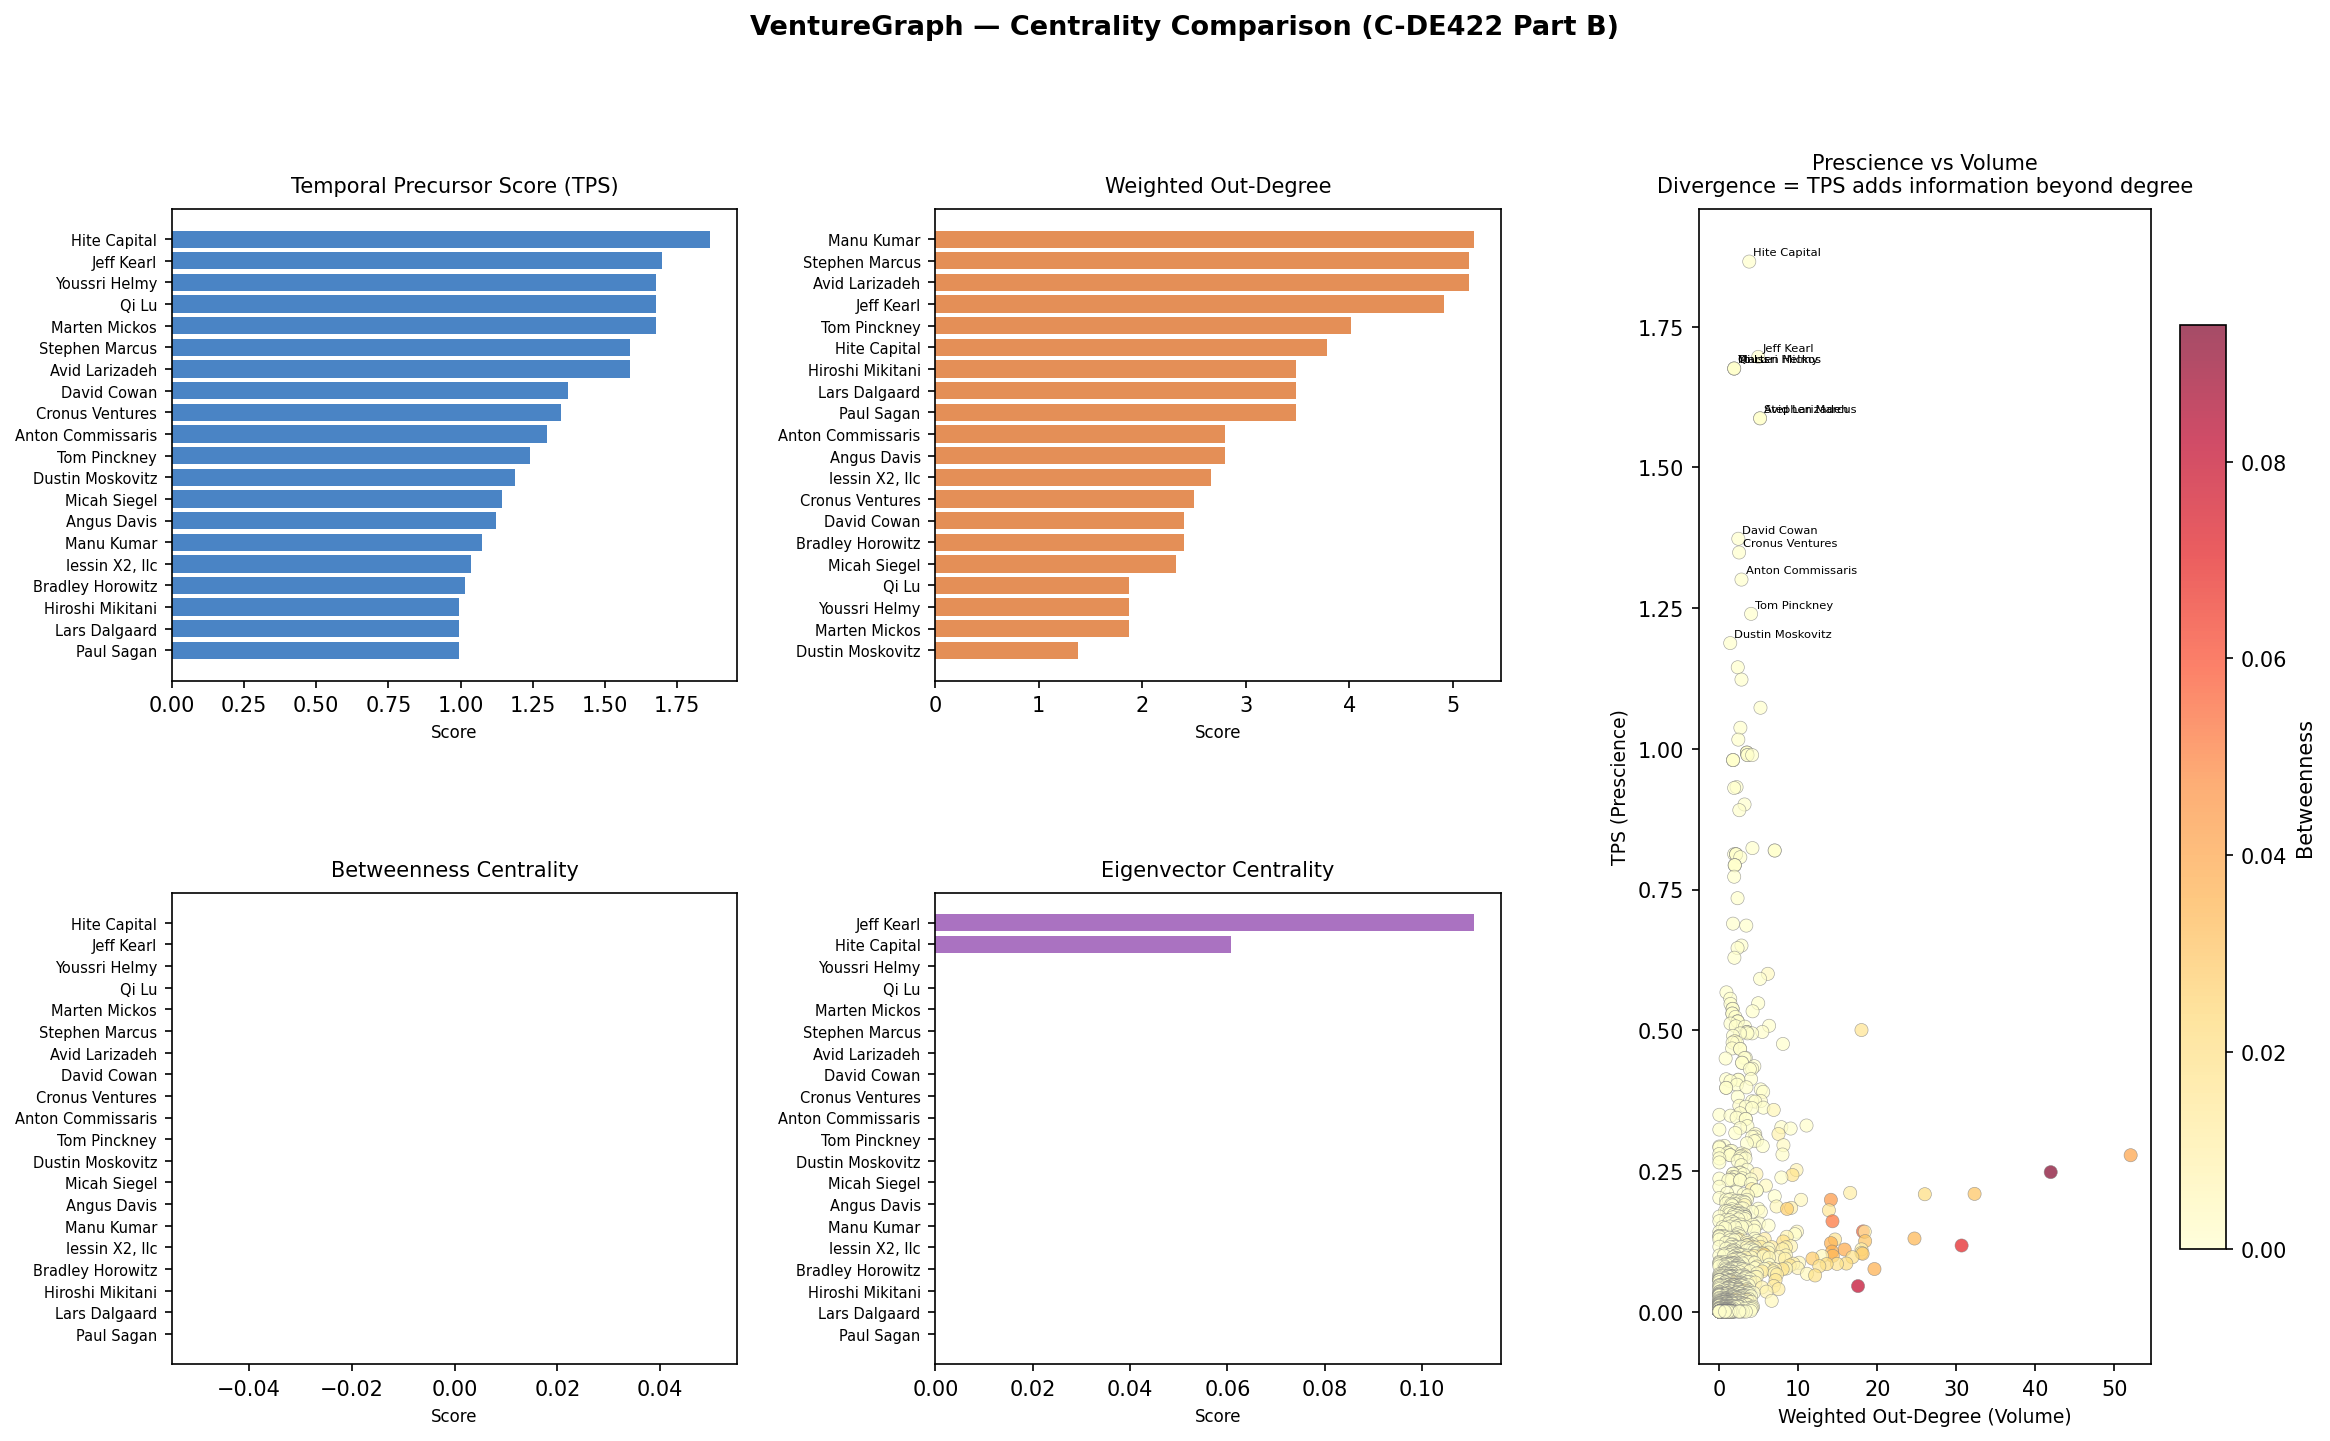

Generate this figure with Python:
"""
VentureGraph — Centrality Comparison (C-DE422 Part B)
======================================================
centrality_comparison.py

Compares TPS against standard graph centrality measures for top-5 investors:
    - Degree Centrality (in + out)
    - Betweenness Centrality
    - Eigenvector Centrality (approximated on directed graph)
    - Temporal Precursor Score (TPS) — novel contribution

The divergence between TPS ranking and standard centrality rankings is the
core empirical argument of the paper: prominence ≠ prescience.

Run: python centrality_comparison.py
"""

import warnings
warnings.filterwarnings("ignore")

import networkx as nx
import pandas as pd
import numpy as np
import matplotlib.pyplot as plt
import matplotlib.gridspec as gridspec
from pathlib import Path


# ── Load ──────────────────────────────────────────────────────────────────────

def load_graph() -> nx.DiGraph:
    for p in ["venturegraph.graphml", "edges.csv"]:
        if Path(p).exists():
            if p.endswith(".graphml"):
                return nx.read_graphml(p)
            edges = pd.read_csv(p)
            G = nx.DiGraph()
            for _, r in edges.iterrows():
                G.add_edge(r["source"], r["target"],
                           weight=float(r.get("weight", 1.0)))
            return G
    raise FileNotFoundError("Graph file not found.")


def load_tps() -> pd.DataFrame:
    p = Path("tps_scores.csv")
    if p.exists():
        return pd.read_csv(p)
    return pd.DataFrame(columns=["investor", "tps", "portfolio_size"])


# ── Compute centralities ──────────────────────────────────────────────────────

def compute_all_centralities(G: nx.DiGraph) -> pd.DataFrame:
    print("  Computing degree centrality ...")
    deg_in  = nx.in_degree_centrality(G)
    deg_out = nx.out_degree_centrality(G)

    print("  Computing betweenness centrality (top 300 nodes, sampled) ...")
    # Use top-300 subgraph for speed; note in paper
    top300 = sorted(G.nodes(), key=lambda n: G.degree(n, weight="weight"),
                    reverse=True)[:300]
    sub = G.subgraph(top300)
    betweenness = nx.betweenness_centrality(sub, weight="weight", normalized=True)
    # Extend to 0.0 for nodes not in subgraph
    betweenness = {n: betweenness.get(n, 0.0) for n in G.nodes()}

    print("  Computing eigenvector centrality ...")
    try:
        eigen = nx.eigenvector_centrality(G, weight="weight", max_iter=500)
    except nx.PowerIterationFailedConvergence:
        eigen = nx.eigenvector_centrality_numpy(G, weight="weight")

    print("  Computing weighted out-degree (volume baseline) ...")
    out_deg_weighted = dict(G.out_degree(weight="weight"))

    df = pd.DataFrame({
        "investor":     list(G.nodes()),
        "deg_in":       [deg_in.get(n, 0) for n in G.nodes()],
        "deg_out":      [deg_out.get(n, 0) for n in G.nodes()],
        "betweenness":  [betweenness.get(n, 0) for n in G.nodes()],
        "eigenvector":  [eigen.get(n, 0) for n in G.nodes()],
        "out_deg_wt":   [out_deg_weighted.get(n, 0) for n in G.nodes()],
    })
    return df


# ── Merge with TPS ────────────────────────────────────────────────────────────

def build_comparison_table(
    centralities: pd.DataFrame,
    tps_df: pd.DataFrame,
    top_n: int = 20,
) -> pd.DataFrame:
    """
    Merge centrality metrics with TPS scores.
    Add rank columns so divergence between metrics is visible.
    """
    if not tps_df.empty:
        merged = centralities.merge(
            tps_df[["investor", "tps", "portfolio_size"]],
            on="investor", how="left"
        ).fillna({"tps": 0.0, "portfolio_size": 0})
    else:
        merged = centralities.copy()
        merged["tps"] = 0.0
        merged["portfolio_size"] = 0

    # Add rank columns (1 = highest)
    for col in ["deg_out", "betweenness", "eigenvector", "tps"]:
        merged[f"rank_{col}"] = merged[col].rank(ascending=False).astype(int)

    # Rank divergence: |rank_tps - rank_deg_out|
    merged["rank_divergence"] = (
        merged["rank_tps"] - merged["rank_deg_out"]
    ).abs()

    return merged.sort_values("tps", ascending=False).reset_index(drop=True)


# ── Print comparison table ────────────────────────────────────────────────────

def print_comparison(df: pd.DataFrame, top_n: int = 15) -> None:
    print("\n" + "═" * 90)
    print("  Centrality Comparison — TPS vs Standard Metrics (C-DE422 Part B)")
    print("═" * 90)
    print(f"  {'Investor':<30} {'TPS':>7} {'Rank':>5} │ "
          f"{'OutDeg':>8} {'Rank':>5} │ "
          f"{'Betwn':>8} {'Rank':>5} │ "
          f"{'Eigen':>8} {'Rank':>5} │ {'Diverge':>8}")
    print("  " + "─" * 88)

    for i, row in df.head(top_n).iterrows():
        div_str = f"+{int(row['rank_divergence'])}" if row['rank_tps'] < row['rank_deg_out'] else f"-{int(row['rank_divergence'])}"
        print(
            f"  {row['investor'][:29]:<30} "
            f"{row['tps']:>7.4f} {int(row['rank_tps']):>5} │ "
            f"{row['out_deg_wt']:>8.3f} {int(row['rank_deg_out']):>5} │ "
            f"{row['betweenness']:>8.5f} {int(row['rank_betweenness']):>5} │ "
            f"{row['eigenvector']:>8.5f} {int(row['rank_eigenvector']):>5} │ "
            f"{div_str:>8}"
        )

    print("═" * 90)
    print()
    print("  TOP 5 — TPS (Prescience) vs Out-Degree (Volume):")
    print(f"  {'Rank':>5}  {'Investor (by TPS)':<35}  {'Investor (by Out-Degree)':<35}")
    print("  " + "─" * 78)
    top_tps = df.nlargest(5, "tps")["investor"].tolist()
    top_out = df.nlargest(5, "out_deg_wt")["investor"].tolist()
    for i in range(5):
        print(f"  {i+1:>5}  {top_tps[i][:34]:<35}  {top_out[i][:34]:<35}")
    print()
    print("  Rank correlation (TPS vs Out-Degree): "
          f"ρ = {df['rank_tps'].corr(df['rank_deg_out'], method='spearman'):+.4f}")
    print("  Rank correlation (TPS vs Betweenness): "
          f"ρ = {df['rank_tps'].corr(df['rank_betweenness'], method='spearman'):+.4f}")
    print("  [Low correlation = TPS captures different information than standard metrics]")
    print("═" * 90)


# ── Visualisation ─────────────────────────────────────────────────────────────

def plot_centrality_comparison(df: pd.DataFrame, top_n: int = 20) -> None:
    top = df.head(top_n).copy()

    fig = plt.figure(figsize=(18, 10))
    gs  = gridspec.GridSpec(2, 3, figure=fig, hspace=0.45, wspace=0.35)

    metrics = [
        ("tps",         "Temporal Precursor Score (TPS)", "#2a6ebb"),
        ("out_deg_wt",  "Weighted Out-Degree",            "#e07b39"),
        ("betweenness", "Betweenness Centrality",         "#2ecc71"),
        ("eigenvector", "Eigenvector Centrality",         "#9b59b6"),
    ]

    for idx, (col, title, colour) in enumerate(metrics):
        ax = fig.add_subplot(gs[idx // 2, idx % 2])
        vals = top.nlargest(top_n, col)
        ax.barh(vals["investor"].str[:22][::-1],
                vals[col][::-1], color=colour, alpha=0.85)
        ax.set_title(title, fontsize=10, pad=8)
        ax.set_xlabel("Score", fontsize=8)
        ax.tick_params(axis="y", labelsize=7)

    # Scatter: TPS vs Out-Degree (the key divergence plot)
    ax_sc = fig.add_subplot(gs[:, 2])
    sc = ax_sc.scatter(
        df["out_deg_wt"], df["tps"],
        c=df["betweenness"], cmap="YlOrRd",
        s=40, alpha=0.7, edgecolors="grey", linewidths=0.3
    )
    for _, row in df.head(12).iterrows():
        ax_sc.annotate(row["investor"][:18],
                       (row["out_deg_wt"], row["tps"]),
                       fontsize=5.5, ha="left", va="bottom",
                       xytext=(2, 2), textcoords="offset points")
    plt.colorbar(sc, ax=ax_sc, label="Betweenness", shrink=0.8)
    ax_sc.set_xlabel("Weighted Out-Degree (Volume)", fontsize=9)
    ax_sc.set_ylabel("TPS (Prescience)", fontsize=9)
    ax_sc.set_title("Prescience vs Volume\n"
                    "Divergence = TPS adds information beyond degree",
                    fontsize=10, pad=8)

    fig.suptitle("VentureGraph — Centrality Comparison (C-DE422 Part B)",
                 fontsize=13, fontweight="bold", y=1.01)
    plt.savefig("centrality_comparison.png", dpi=150, bbox_inches="tight")
    print("  Plot saved → centrality_comparison.png")


# ── Main ──────────────────────────────────────────────────────────────────────

if __name__ == "__main__":
    print("VentureGraph — Centrality Comparison (C-DE422 Part B)")
    print("=" * 60)

    print("\nLoading graph ...")
    G = load_graph()
    print(f"  {G.number_of_nodes():,} nodes, {G.number_of_edges():,} edges")

    print("\nLoading TPS scores ...")
    tps_df = load_tps()
    print(f"  {len(tps_df):,} investors with TPS scores")

    print("\nComputing centrality metrics ...")
    centralities = compute_all_centralities(G)

    print("\nBuilding comparison table ...")
    comparison = build_comparison_table(centralities, tps_df, top_n=20)

    print_comparison(comparison, top_n=15)

    print("\nGenerating visualisation ...")
    plot_centrality_comparison(comparison, top_n=20)

    comparison.to_csv("centrality_comparison.csv", index=False)
    print("  Table saved → centrality_comparison.csv")
